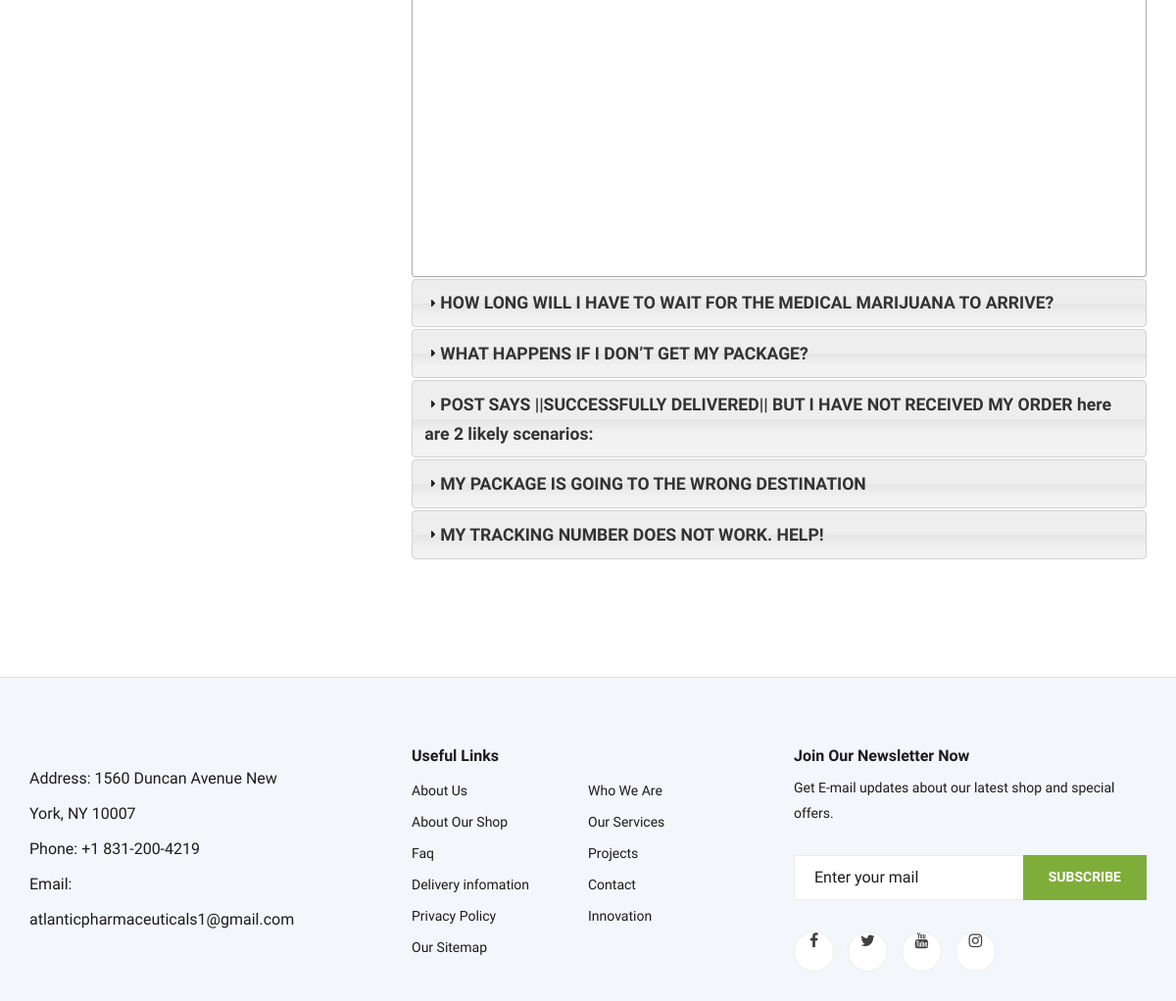
The page /prodinfo/ (lower part) on the database as committed earlier.
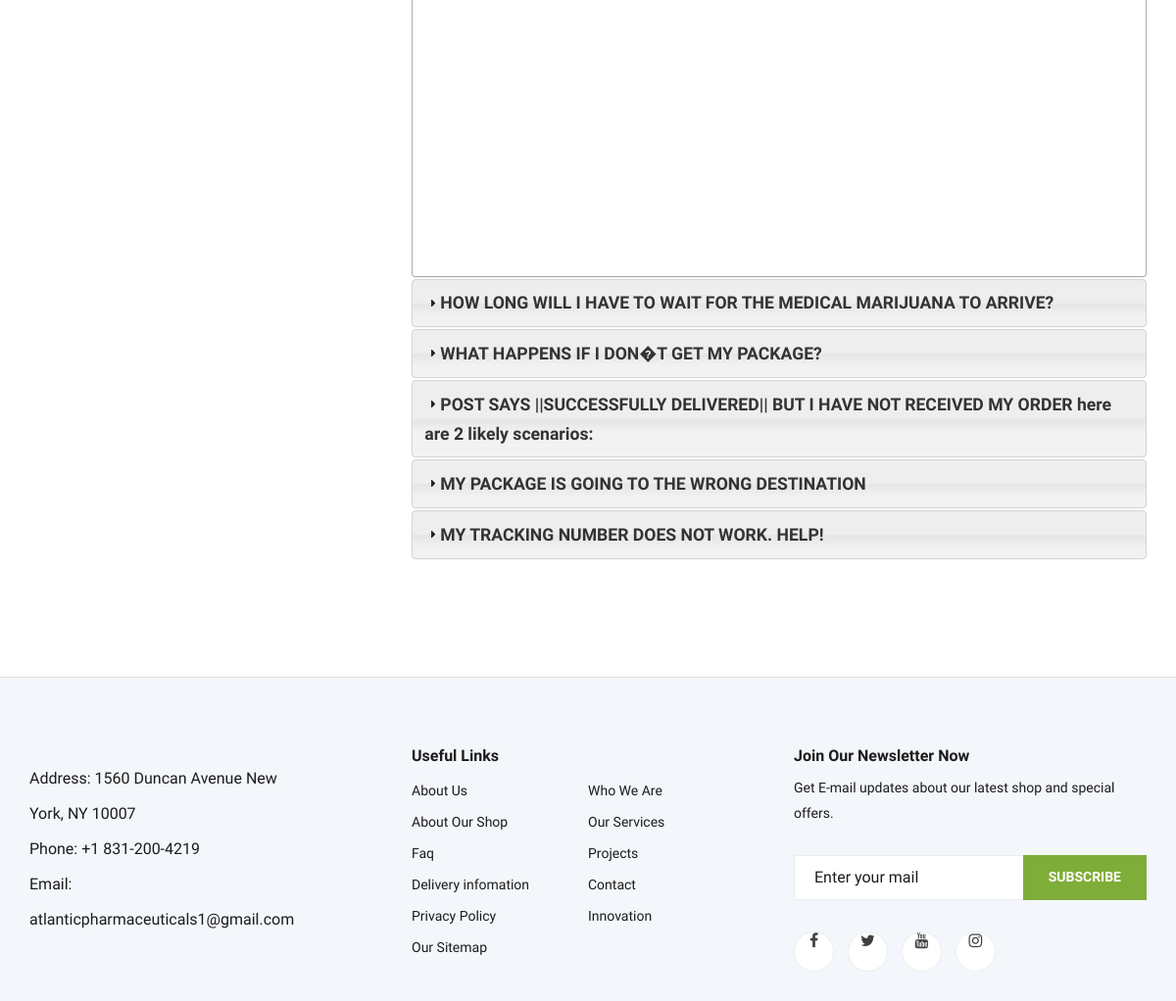
The same page on the database as committed later.
### home/models.py (models this page shows, shortened)
class PRODINFO(models.Model):
    STATUS = (
        ('True', 'True'),
        ('False', 'False'),
    )
    ordernumber = models.IntegerField()
    question = models.CharField(max_length=200)
    answer = RichTextUploadingField()
    status = models.CharField(max_length=10, choices=STATUS)
    create_at = models.DateTimeField(auto_now_add=True)
    update_at = models.DateTimeField(auto_now=True)

### home/views.py (the view)
# urls.py: path('prodinfo/', views.prodinfo, name='prodinfo'),
def prodinfo(request):
    setting = Setting.objects.get(pk=1)
    category = Category.objects.all()
    prodinfo = PRODINFO.objects.filter(status="True").order_by("ordernumber")
    products_top2 = Product.objects.all().order_by('?')[:4]
    context = {'prodinfo': prodinfo,
               'setting': setting,
               'category': category,
               'products_top2': products_top2,
               }
    return render(request, 'howwill.html', context)

### home/templatetags/myapptags.py (called while the page is built)
@register.simple_tag
def shopcartcount(userid):
    count = ShopCart.objects.filter(user_id=userid).count()
    return count

### home/templates/howwill.html (shortened to what this page needs)
{% extends 'base.html' %}
{% load static %}
{% block content %}
{% load mptt_tags %}
    <section class="blog-details spad">
        <div class="container">
            <div class="row">
                <div class="col-lg-4 col-md-5 order-md-1 order-2">
                </div>
                <div class="col-lg-8 col-md-7 order-md-1 order-1">
                    <div class="blog__details__text">
                        <div id="accordion">
                            {% for rs in prodinfo %}
                            <h3>{{ rs.question }}</h3>
                            <div>
                            </div>
                            {% endfor %}
                        </div>
                    </div>
                </div>
            </div>
        </div>
    </section>
 {% endblock %}

Rows that differ between the two databases and show on the page:
changed PRODINFO: question "WHAT HAPPENS IF I DON’T GET MY PACKAGE?" → "WHAT HAPPENS IF I DON�T GET MY PACKAGE?"
